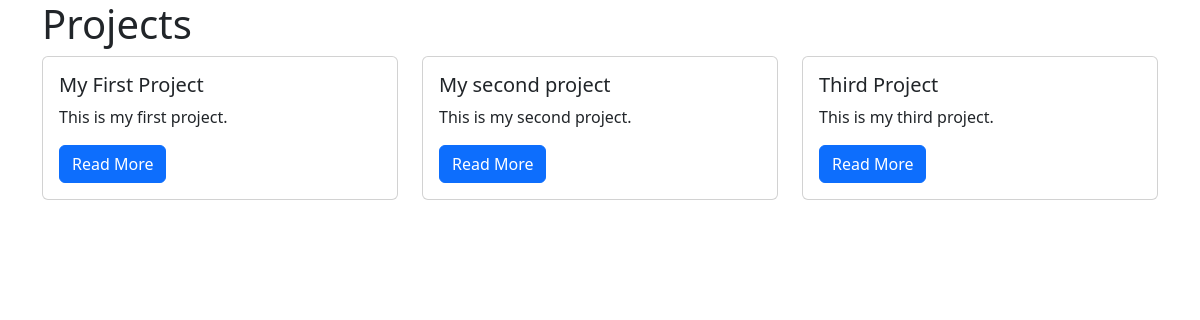
The page /projects/ on the database as committed earlier.
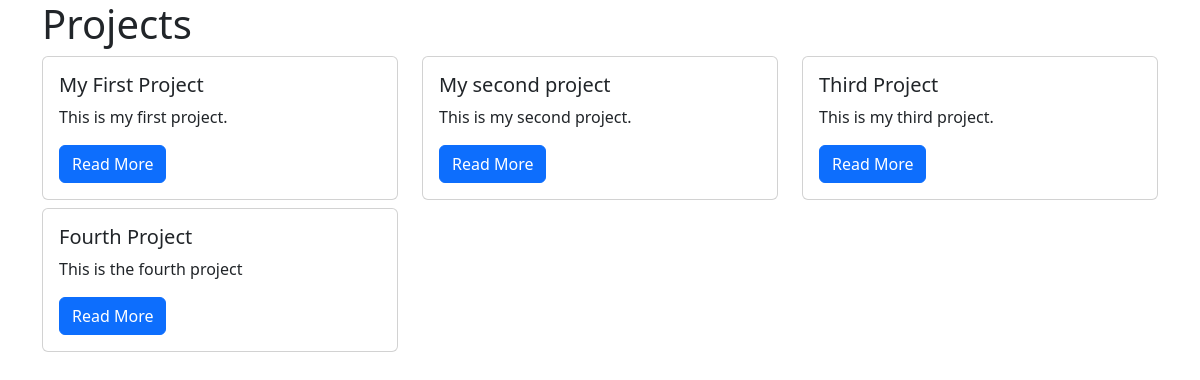
The same page on the database as committed later.
### projects/models.py (models this page shows, shortened)
class Project(models.Model):
    title = models.CharField(max_length=100)
    description = models.TextField()
    date_created = models.DateField(default=timezone.now())
    technology = models.CharField(max_length=20)
    status = models.CharField(max_length=1, choices=PROJECT_STATUS_CHOICES, default="I")
    image = models.FileField(upload_to="project_images/", blank=True)

### projects/views.py (the view)
# urls.py: path("", views.project_index, name="project_index"),
def project_index(request):
    projects = Project.objects.all()
    context = {
                "projects": projects
    }
    return render(request, "projects/project_index.html", context)

### projects/templates/projects/project_index.html (shortened to what this page needs)
{% extends "base.html" %}
{% block page_content %}
<h1>Projects</h1>
<div class="row">
{% for project in projects %}
    <div class="col-md-4">
        <div class="card mb-2">
            <div class="card-body">
                <h5 class="card-title">{{ project.title }}</h5>
                <p class="card-text">{{ project.description}}</p>
                <a href="{% url 'project_detail' project.pk %}"
                    class="btn btn-primary">
                        Read More
                </a>
            </div>
        </div>
    </div>
    {% endfor %}
</div>
{% endblock %}

Rows that differ between the two databases and show on the page:
added Project: title "Fourth Project", description "This is the fourth project"
